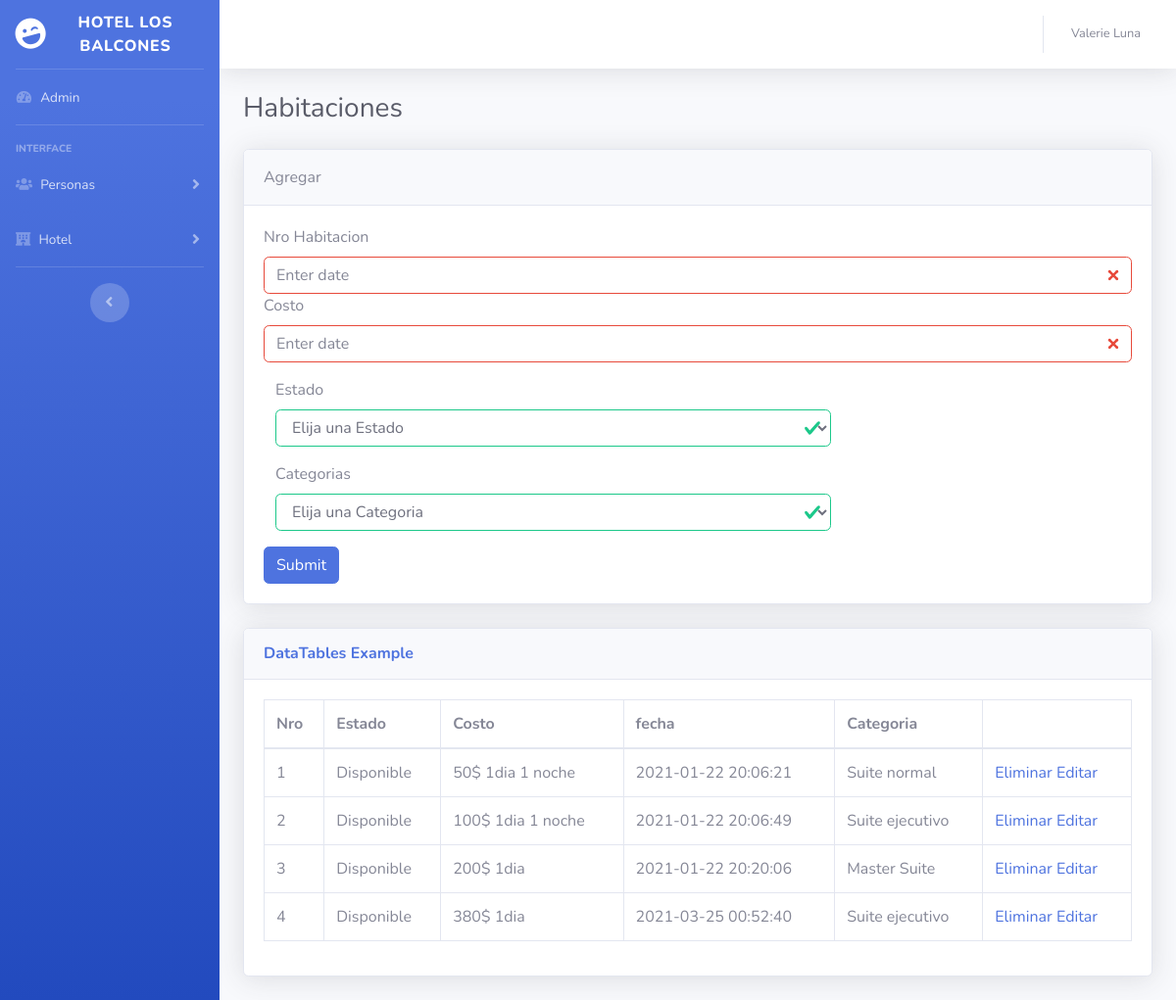
Page /presentacion/habitaciones.php on the committed database.
### tables this page shows
CREATE TABLE `habitaciones` (
  `id` int(11) NOT NULL,
  `nrohabitacion` int(11) NOT NULL,
  `estado` text DEFAULT NULL,
  `descripcion` text DEFAULT NULL,
  `fecha_h` timestamp NOT NULL DEFAULT current_timestamp() ON UPDATE current_timestamp(),
  `id_categoria` int(11) NOT NULL
);

CREATE TABLE `categorias` (
  `id` int(11) NOT NULL,
  `nombrec` text NOT NULL,
  `descripcion` text NOT NULL
);

### datos/conexion.php (called while the page is built, shortened)
<?php
 class Conexion{
    private static $instance = null;
    private $pdo;
    private $driver='mysql';
    private $host='sql10.freemysqlhosting.net';
    private $user='sql10617482';
    private $pass='5XmCCvUppG';
    private $dbName='sql10617482';
    private function __construct(){
        try {
            $this->pdo = new PDO("{$this->driver}:host={$this->host};dbname={$this->dbName};",$this->user,$this->pass);
            $this->pdo->setAttribute(PDO::ATTR_ERRMODE,PDO::ERRMODE_EXCEPTION);
        } catch (PDOExceptio $e) {
            echo $e->getMessage();
        }
    }
    public static function getInstance(){
        if (!self::$instance) {
            self::$instance = new Conexion();
        }
        return self::$instance;
    }
    public function getConnection()
    {
      return $this->pdo;
    }
 }

### negocio/NHabitacion.php (called while the page is built, shortened)
<?php
    include_once('../datos/DHabitacion.php');
    class NHabitacion{
        private $habitacion;
        public function __construct(){
            $this->habitacion = new DHabitacion();
        }
        public function lista(){
            return $this->habitacion->lista();
        }
    }

### datos/DHabitacion.php (called while the page is built, shortened)
    <?php
    include_once('conexion.php');
class DHabitacion{
    private $pdo;
 public function __construct(){
        $this->pdo = Conexion::getInstance()->getConnection();
   }
    public function lista(){
        try {
            $stm = $this->pdo->prepare("
            SELECT hab.nrohabitacion,hab.id,hab.estado,hab.descripcion,hab.fecha_h,categ.nombrec
            FROM  habitaciones hab
            INNER JOIN categorias categ ON hab.id_categoria=categ.id
            ORDER BY hab.nrohabitacion
            ");
            $stm->execute(array());
            return $stm->fetchAll(PDO::FETCH_OBJ);
        } catch (PDOException $e) {
            echo $e->getMessage();
        }
    }
}

### presentacion/habitaciones.php (the view, shortened to what this page needs)
<?php
include_once('includes/header.php');
include_once('../negocio/NHabitacion.php');
$habitaciones = new NHabitacion;
?>
<div class="d-sm-flex align-items-center justify-content-between mb-4">
  <h1 class="h3 mb-0 text-gray-800">Habitaciones</h1>
</div>
<div class="card shadow mb-4">
  <div class="card-header py-3">
    Agregar
  </div>
  <div class="card-body">
    <form action="../negocio/NHabitacion.php" class="was-validated" method="POST" enctype="multipart/form-data">
      <div class="form-group">
        <label for="uname">Nro Habitacion</label>
        <input type="text" class="form-control" id="nro" placeholder="Enter date" name="nro" required>
        <label for="uname">Costo</label>
        <input type="text" class="form-control" id="descripcion" placeholder="Enter date" name="descripcion" required>
      </div>
      <div class="form-group">
        <label for="estado" class="col-sm-2 control-label">Estado</label>
        <div class="col-sm-8">
          <select class="form-control" name="estado" id="estado">
            <option value="">Elija una Estado</option>
          </select>
        </div>
      </div>
      <div class="form-group">
        <label for="estado" class="col-sm-2 control-label">Categorias</label>
        <div class="col-sm-8">
          <select class="form-control" name="categoria" id="categoria">
            <option value="">Elija una Categoria</option>
          </select>
        </div>
      </div>
      <button type="submit" class="btn btn-primary">Submit</button>
  </div>
</div>
<div class="card shadow mb-4">
  <div class="card-header py-3">
    <h6 class="m-0 font-weight-bold text-primary">DataTables Example</h6>
  </div>
  <div class="card-body">
    <div class="table-responsive">
      <table class="table table-bordered" id="dataTable" width="100%" cellspacing="0">
        <thead>
          <tr>
            <th>Nro</th>
            <th>Estado</th>
            <th>Costo</th>
            <th>fecha</th>
            <th>Categoria</th>
            <th></th>
          </tr>
        </thead>
        <tbody>
          <?php foreach ($habitaciones->lista() as $habitacion) : ?>
            <tr>
              <td><?php echo $habitacion->nrohabitacion ?></td>
              <td><?php echo $habitacion->estado ?></td>
              <td><?php echo $habitacion->descripcion ?></td>
              <td><?php echo $habitacion->fecha_h?></td>
              <td><?php echo $habitacion->nombrec?></td>
              <td>
                <a href="../negocio/NHabitacion.php?delete_id=<?php echo $habitacion->id; ?>">Eliminar</a>
                <a href="habitacion_edit.php?id_edit=<?php echo $habitacion->id; ?>">Editar</a>
              </td>
            </tr>
          <?php endforeach; ?>
        </tbody>
      </table>
    </div>
  </div>
</div>
<?php
include_once('includes/footer.php');
?>

### rows in the picture
habitaciones: nrohabitacion "1", estado "Disponible", descripcion "50$ 1dia 1 noche", fecha_h "2021-01-22 20:06:21", id_categoria.nombrec "Suite normal"
habitaciones: nrohabitacion "2", estado "Disponible", descripcion "100$ 1dia 1 noche", fecha_h "2021-01-22 20:06:49", id_categoria.nombrec "Suite ejecutivo"
habitaciones: nrohabitacion "3", estado "Disponible", descripcion "200$ 1dia", fecha_h "2021-01-22 20:20:06", id_categoria.nombrec "Master Suite"
habitaciones: nrohabitacion "4", estado "Disponible", descripcion "380$ 1dia", fecha_h "2021-03-25 00:52:40", id_categoria.nombrec "Suite ejecutivo"
